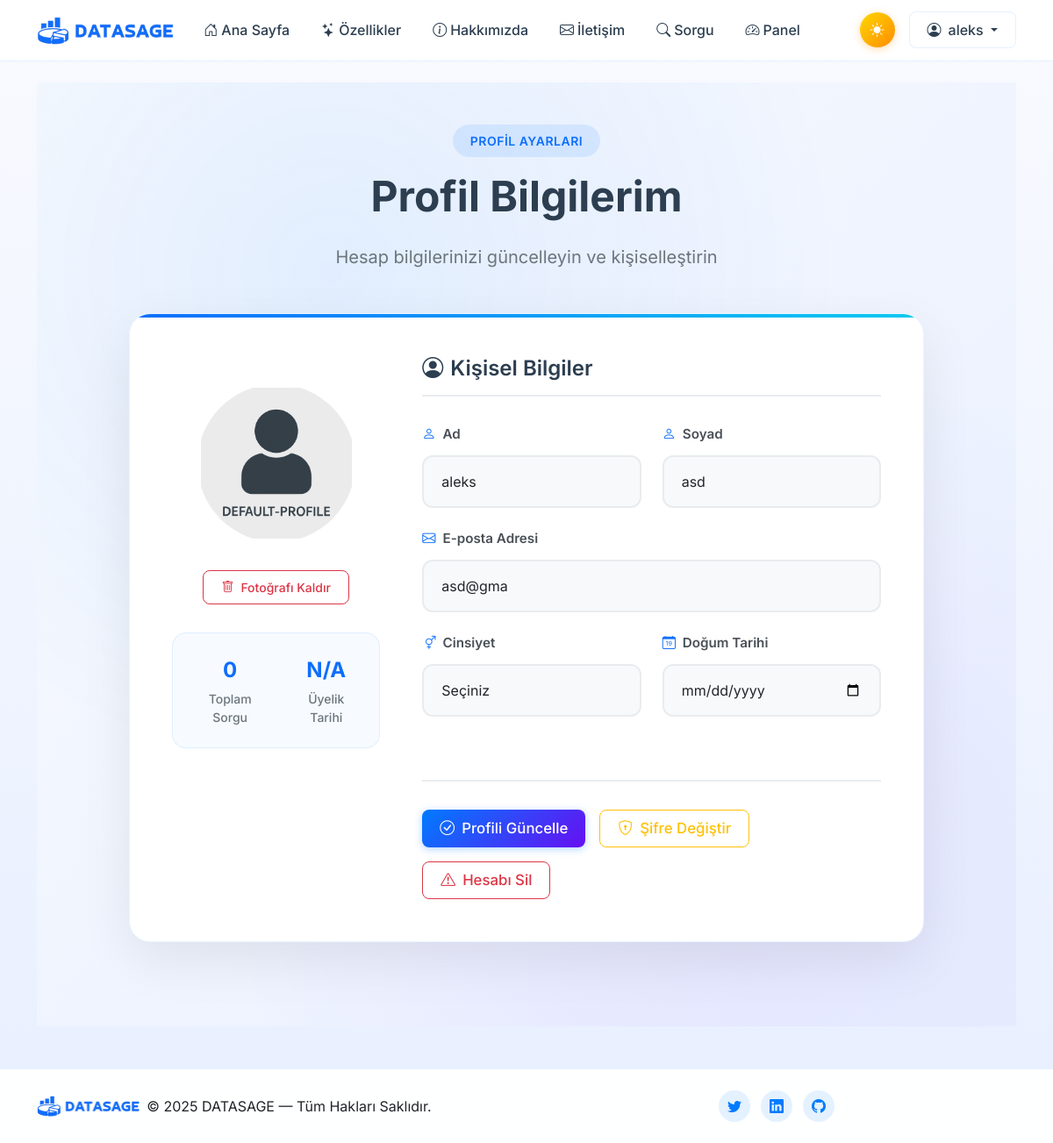
Screenshot of /profile (signed in) with the database file from the repository.
### tables this page shows
CREATE TABLE users (
        id INTEGER PRIMARY KEY AUTOINCREMENT,
        username TEXT UNIQUE NOT NULL,
        password TEXT NOT NULL,
        first_name TEXT,
        last_name TEXT,
        email TEXT UNIQUE,
        gender TEXT,
        birth_date TEXT,
        profile_picture TEXT,
        role TEXT DEFAULT 'user',
        tokens INTEGER DEFAULT 10,
        last_token_reset TIMESTAMP DEFAULT CURRENT_TIMESTAMP,
        reset_token TEXT,
        reset_expiry TIMESTAMP
    );

### app.py (the view)
@app.route("/profile")
def profile():
    if "user_id" not in session:
        return redirect(url_for("auth.login"))
    conn = sqlite3.connect("database.sqlite")
    conn.row_factory = sqlite3.Row
    user = conn.execute("SELECT * FROM users WHERE id = ?", (session["user_id"],)).fetchone()
    conn.close()
    return render_template("profile.html", user=user)

### templates/profile.html (shortened to what this page needs)
{% extends "base.html" %}
{% block content %}
<section class="profile-section py-6 min-vh-100">
  <div class="container position-relative z-3">
    <div class="row justify-content-center">
      <div class="col-xl-10 col-lg-11">
        <div class="profile-header text-center mb-5" data-aos="fade-up">
          <div class="section-badge">Profil Ayarları</div>
          <h1 class="section-title">Profil Bilgilerim</h1>
          <p class="section-subtitle">
            Hesap bilgilerinizi güncelleyin ve kişiselleştirin
          </p>
        </div>
        <div class="profile-card" data-aos="fade-up" data-aos-delay="200">
          <form method="POST" action="{{ url_for('update_profile') }}" enctype="multipart/form-data">
            <div class="row g-5">
              <div class="col-lg-4">
                <div class="profile-picture-section">
                  <div class="profile-picture-wrapper">
                    <label for="profile_picture_input" class="profile-picture-label">
                      <img id="previewImage"
                           src="{% if user.profile_picture %}{{ url_for('static', filename='uploads/' ~ user.profile_picture) }}{% else %}{{ url_for('static', filename='images/default-profile.png') }}{% endif %}"
                           class="profile-picture"
                           alt="Profil Fotoğrafı">
                    </label>
                  </div>
                  <div class="profile-actions">
                    <button type="button" class="btn btn-outline-danger btn-sm" onclick="resetProfilePicture()">
                      <i class="bi bi-trash me-2"></i>Fotoğrafı Kaldır
                    </button>
                  </div>
                  <div class="profile-stats">
                    <div class="stat-item">
                      <div class="stat-number">{{ user.queries_count or 0 }}</div>
                      <div class="stat-label">Toplam Sorgu</div>
                    </div>
                    <div class="stat-item">
                      <div class="stat-number">{{ user.join_date.strftime('%m/%Y') if user.join_date else 'N/A' }}</div>
                      <div class="stat-label">Üyelik Tarihi</div>
                    </div>
                  </div>
                </div>
              </div>
              <div class="col-lg-8">
                <div class="profile-form-section">
                  <h3 class="form-section-title">
                    <i class="bi bi-person-circle me-2"></i>
                    Kişisel Bilgiler
                  </h3>
                  <div class="row">
                    <div class="col-md-6">
                      <div class="form-group">
                        <label for="first_name" class="form-label">
                          <i class="bi bi-person me-2"></i>Ad
                        </label>
                        <input type="text" class="form-control form-control-modern" id="first_name" name="first_name" value="{{ user.first_name or '' }}" placeholder="Adınızı girin">
                      </div>
                    </div>
                    <div class="col-md-6">
                      <div class="form-group">
                        <label for="last_name" class="form-label">
                          <i class="bi bi-person me-2"></i>Soyad
                        </label>
                        <input type="text" class="form-control form-control-modern" id="last_name" name="last_name" value="{{ user.last_name or '' }}" placeholder="Soyadınızı girin">
                      </div>
                    </div>
                    <div class="col-12">
                      <div class="form-group">
                        <label for="email" class="form-label">
                          <i class="bi bi-envelope me-2"></i>E-posta Adresi
                        </label>
                        <input type="email" class="form-control form-control-modern" id="email" name="email" value="{{ user.email or '' }}" placeholder="email@example.com">
                      </div>
                    </div>
                    <div class="col-md-6">
                      <div class="form-group">
                        <label for="gender" class="form-label">
                          <i class="bi bi-gender-ambiguous me-2"></i>Cinsiyet
                        </label>
                        <select class="form-select form-control-modern" id="gender" name="gender">
                          <option value="">Seçiniz</option>
                        </select>
                      </div>
                    </div>
                    <div class="col-md-6">
                      <div class="form-group">
                        <label for="birth_date" class="form-label">
                          <i class="bi bi-calendar-date me-2"></i>Doğum Tarihi
                        </label>
                        <input type="date" class="form-control form-control-modern" id="birth_date" name="birth_date" value="{{ user.birth_date or '' }}">
                      </div>
                    </div>
                  </div>
                  <div class="form-actions">
                    <button type="submit" class="btn btn-primary btn-lg">
                      <i class="bi bi-check-circle me-2"></i>Profili Güncelle
                    </button>
                    <a href="{{ url_for('change_password') }}" class="btn btn-outline-warning btn-lg">
                      <i class="bi bi-shield-lock me-2"></i>Şifre Değiştir
                    </a>
                    <a href="{{ url_for('delete_account') }}" class="btn btn-outline-danger btn-lg">
                      <i class="bi bi-exclamation-triangle me-2"></i>Hesabı Sil
                    </a>
                  </div>
                </div>
              </div>
            </div>
          </form>
        </div>
      </div>
    </div>
  </div>
</section>
{% endblock %}

### templates/profile.html (style rules this page uses)
:root { --profile-card-radius: 24px; --profile-transition: all 0.4s cubic-bezier(0.4, 0, 0.2, 1); }
.profile-section { background: linear-gradient(135deg, #f8fafe 0%, #e8efff 100%); position: relative; overflow: hidden; padding-top: 3rem; padding-bottom: 6rem; }
.section-badge { display: inline-block; padding: 8px 20px; background: rgba(0, 123, 255, 0.1); color: var(--bs-primary); border-radius: 50px; font-size: 0.875rem; font-weight: 600; text-transform: uppercase; letter-spacing: 0.5px; margin-bottom: 1rem; }
.section-title { font-size: 3rem; font-weight: 700; margin-bottom: 1.5rem; color: #2c3e50; }
.section-subtitle { font-size: 1.25rem; color: #6c757d; max-width: 600px; margin: 0 auto; line-height: 1.6; }
.profile-card { background: white; border-radius: var(--profile-card-radius); padding: 3rem; box-shadow: 0 20px 60px rgba(0, 0, 0, 0.08); border: 1px solid rgba(0, 123, 255, 0.08); transition: var(--profile-transition); position: relative; overflow: hidden; }
.profile-card::before { content: ''; position: absolute; top: 0; left: 0; right: 0; height: 4px; background: linear-gradient(90deg, var(--bs-primary), var(--bs-info)); }
.profile-picture-section { text-align: center; position: sticky; top: 2rem; }
.profile-picture-wrapper { position: relative; display: inline-block; margin-bottom: 2rem; }
.profile-picture-label { position: relative; display: block; cursor: pointer; border-radius: 50%; overflow: hidden; transition: var(--profile-transition); }
.profile-picture { width: 180px; height: 180px; object-fit: cover; border: 4px solid white; box-shadow: 0 10px 30px rgba(0, 0, 0, 0.1); transition: var(--profile-transition); }
.profile-actions { margin-bottom: 2rem; }
.profile-stats { display: flex; gap: 2rem; justify-content: center; padding: 1.5rem; background: rgba(0, 123, 255, 0.03); border-radius: 16px; border: 1px solid rgba(0, 123, 255, 0.1); }
.stat-item { text-align: center; }
.stat-number { font-size: 1.5rem; font-weight: 700; color: var(--bs-primary); margin-bottom: 0.25rem; }
.stat-label { font-size: 0.875rem; color: #6c757d; font-weight: 500; }
.form-section-title { font-size: 1.5rem; font-weight: 600; color: #2c3e50; margin-bottom: 2rem; padding-bottom: 1rem; border-bottom: 2px solid #e9ecef; display: flex; align-items: center; }
.form-group { margin-bottom: 1.5rem; }
.form-label { font-weight: 600; color: #495057; margin-bottom: 0.75rem; display: flex; align-items: center; font-size: 0.95rem; }
.form-label i { color: var(--bs-primary); }
.form-control-modern, .form-select { padding: 16px 20px; border: 2px solid #e9ecef; border-radius: 12px; font-size: 1rem; transition: var(--profile-transition); background: #f8f9fa; }
.form-actions { margin-top: 3rem; padding-top: 2rem; border-top: 2px solid #e9ecef; display: flex; gap: 1rem; flex-wrap: wrap; }
.btn-lg { padding: 14px 28px; font-size: 1.05rem; font-weight: 600; border-radius: 12px; transition: var(--profile-transition); display: flex; align-items: center; text-decoration: none; }

### templates/base.html (style rules this page uses)
:root { --primary-color: #007bff; --secondary-color: #6610f2; --accent-color: #2c3e50; --text-muted: #6c757d; --light-bg: #f8fafe; --border-color: rgba(0, 123, 255, 0.1); --shadow: rgba(0, 0, 0, 0.1); --success-color: #28a745; --border-light: #e9ecef; --input-bg: #f8f9fa; --dark-bg: #15171d; --dark-surface: #1e2329; --dark-border: #2d3748; --dark-text: #f4f7fa; --dark-muted: #a9b5c7; --transition: all 0.3s ease; }
* { transition: var(--transition); }
body { font-family: 'Inter', -apple-system, BlinkMacSystemFont, 'Segoe UI', sans-serif; padding-top: 70px; background: linear-gradient(180deg, var(--light-bg) 0%, #e8efff 100%); min-height: 100vh; display: flex; flex-direction: column; }
.btn { font-weight: 500; border-radius: 8px; padding: 8px 20px; transition: var(--transition); }
.btn-primary { background: linear-gradient(135deg, var(--primary-color), var(--secondary-color)); border: none; box-shadow: 0 2px 10px rgba(0, 123, 255, 0.3); }

### rows the page displays
users: first_name "aleks", last_name "asd", email "asd@gma"

### other values shown
{{ session.username }} "aleks"
{{ user.queries_count or 0 }} "0"
{{ user.join_date.strftime('%m/%Y') if user.join_date else 'N/A' }} "N/A"
